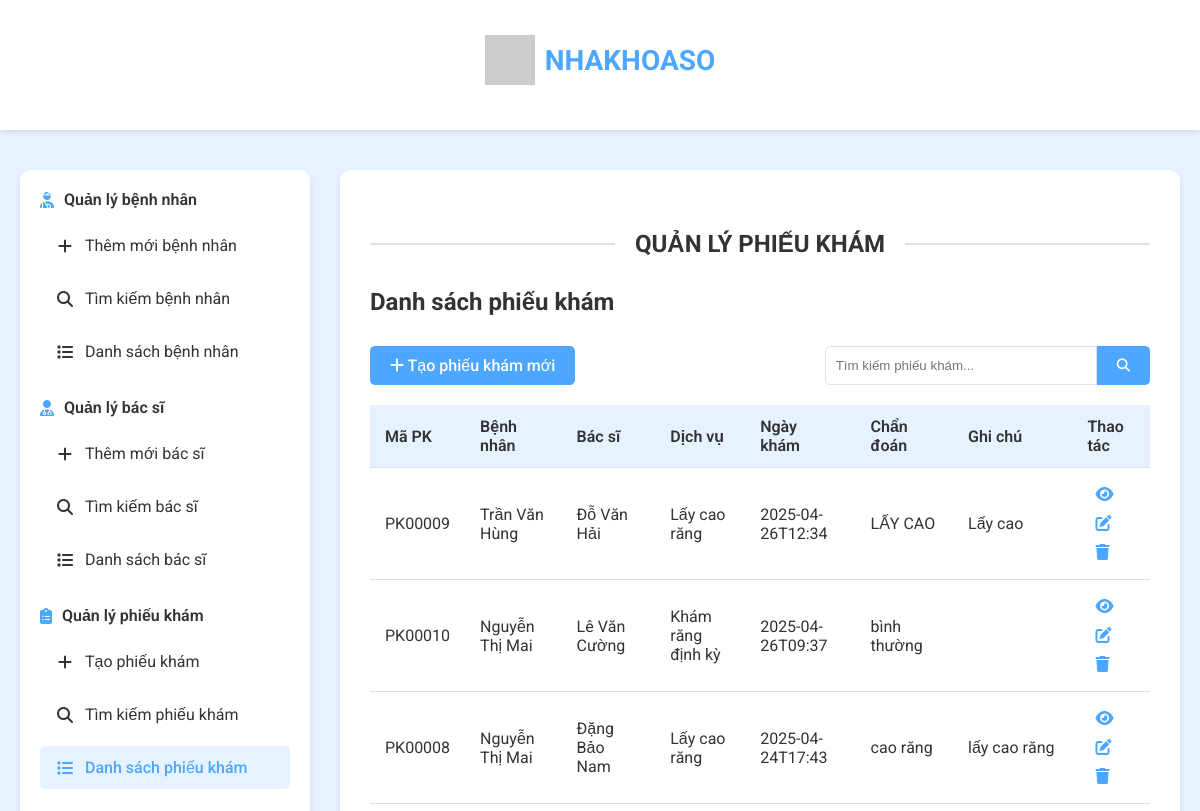
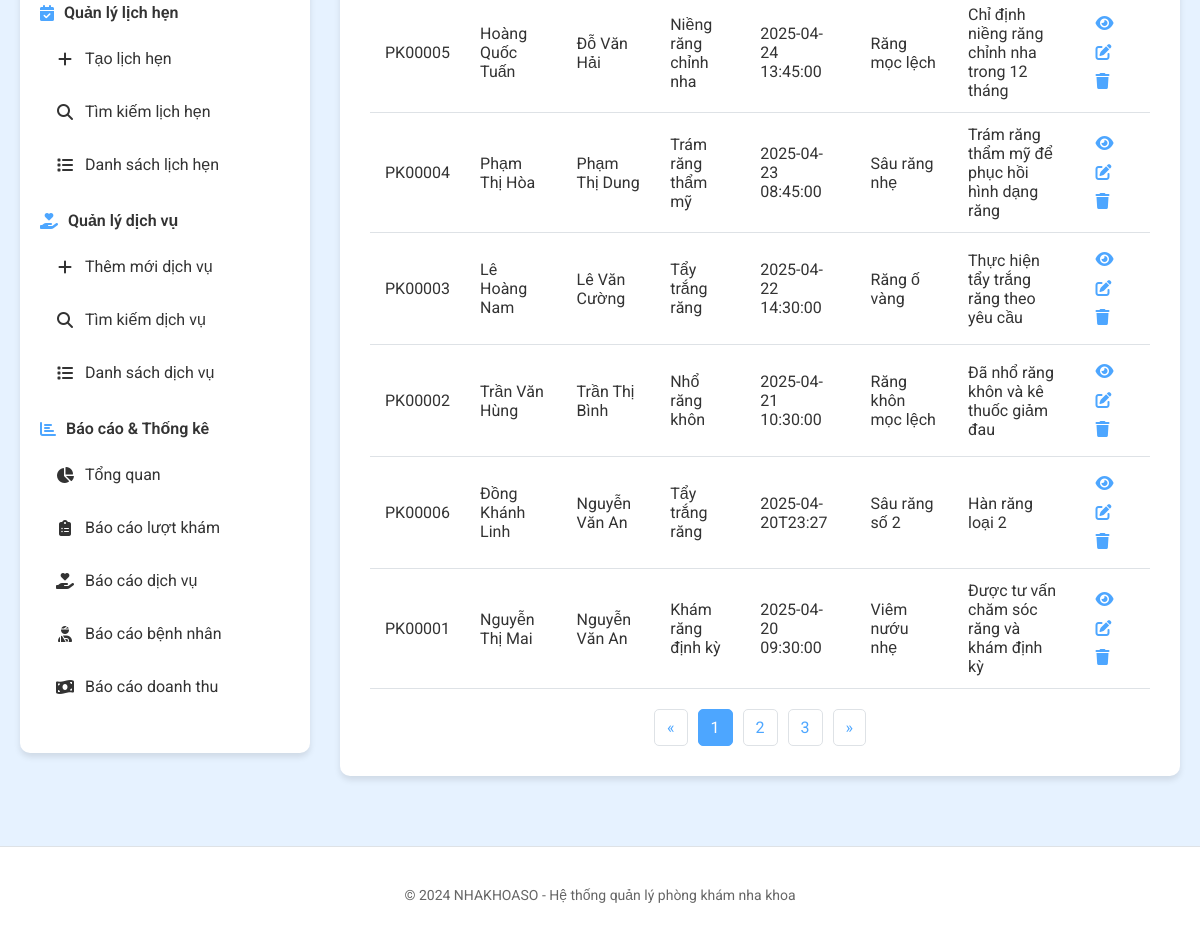
The app's page /phieu-kham with its own data (2 pictures, top to bottom).
### tables this page shows
CREATE TABLE PHIEUKHAM (
    MaPK CHAR(10) NOT NULL PRIMARY KEY, -- Mã phiếu khám
    MaBN CHAR(7) NOT NULL, -- Mã bệnh nhân
    MaBS CHAR(10) NOT NULL, -- Mã bác sĩ
    MaDV CHAR(10) NOT NULL, -- Mã dịch vụ
    NgayKham DATETIME NULL, -- Ngày khám
    ChanDoan VARCHAR(255) NULL, -- Chẩn đoán
    GhiChu VARCHAR(255) NULL, -- Ghi chú
    FOREIGN KEY (MaBN) REFERENCES BENHNHAN(MaBN),
    FOREIGN KEY (MaBS) REFERENCES BACSI(MaBS),
    FOREIGN KEY (MaDV) REFERENCES DICHVU(MaDV)
);

CREATE TABLE BENHNHAN (
    MaBN CHAR(7) NOT NULL PRIMARY KEY, -- Mã bệnh nhân
    HoTen VARCHAR(100) NOT NULL, -- Họ tên bệnh nhân
    NgaySinh DATE NULL, -- Ngày sinh
    GioiTinh CHAR(10) NULL, -- Giới tính
    Sdt CHAR(10) NOT NULL -- Số điện thoại
);

CREATE TABLE BACSI (
    MaBS CHAR(10) NOT NULL PRIMARY KEY, -- Mã bác sĩ
    HoTen VARCHAR(100) NOT NULL, -- Họ tên bác sĩ
    Sdt CHAR(10) NOT NULL -- Số điện thoại
);

CREATE TABLE DICHVU (
    MaDV CHAR(10) NOT NULL PRIMARY KEY, -- Mã dịch vụ
    TenDV VARCHAR(100) NOT NULL, -- Tên dịch vụ
    Gia DECIMAL(18,2) NULL -- Giá
);

### app.py (the view)
@app.route('/phieu-kham')
def phieu_kham_list():
    try:
        phieu_kham_list = get_all_phieu_kham()
        return render_template('phieu_kham.html', phieu_kham_list=phieu_kham_list)
    except Exception as e:
        flash(f'Lỗi khi tải danh sách phiếu khám: {str(e)}', 'error')
        return render_template('phieu_kham.html', phieu_kham_list=[])

### database/db.py (called while the page is built)
def dict_factory(cursor, row):
    d = {}
    for idx, col in enumerate(cursor.description):
        value = row[idx]
        if isinstance(value, str) and len(value) == 10 and value[4] == "-" and value[7] == "-":
            try:
                value = datetime.datetime.strptime(value, "%Y-%m-%d")
            except ValueError:
                pass
        d[col[0]] = value
    return d

def get_connection():
    try:
        if not os.path.exists(DB_PATH):
            raise Exception(f"File cơ sở dữ liệu không tồn tại: {DB_PATH}")
        connection = sqlite3.connect(DB_PATH)
        connection.row_factory = dict_factory
        return connection
    except sqlite3.Error as e:
        error_msg = f"Lỗi khi kết nối đến SQLite: {e}"
        print(error_msg)
        raise Exception(error_msg)
    except Exception as e:
        error_msg = f"Lỗi: {e}"
        print(error_msg)
        raise Exception(error_msg)

def execute_query(query, params=None, fetch=False):
    query = query.replace("%s", "?")
    connection = get_connection()
    result = None
    if not connection:
        raise Exception("Không thể kết nối đến cơ sở dữ liệu")
    try:
        cursor = connection.cursor()
        if params:
            cursor.execute(query, params)
        else:
            cursor.execute(query)
        if fetch:
            result = cursor.fetchall()
        else:
            connection.commit()
            result = cursor.lastrowid
        cursor.close()
    except sqlite3.Error as e:
        error_msg = f"Lỗi khi thực thi truy vấn: {e}"
        print(error_msg)
        raise Exception(error_msg)
    finally:
        connection.close()
    return result

### database/phieu_kham.py (called while the page is built)
def get_all_phieu_kham():
    query = """
    SELECT pk.*, bn.HoTen as TenBenhNhan, bs.HoTen as TenBacSi, dv.TenDV as TenDichVu
    FROM PHIEUKHAM pk
    JOIN BENHNHAN bn ON pk.MaBN = bn.MaBN
    JOIN BACSI bs ON pk.MaBS = bs.MaBS
    JOIN DICHVU dv ON pk.MaDV = dv.MaDV
    ORDER BY pk.NgayKham DESC
    """
    return execute_query(query, fetch=True)

### templates/phieu_kham.html (shortened to what this page needs)
{% extends 'layout.html' %}
{% block content %}
<div class="section-title">
    <h2>QUẢN LÝ PHIẾU KHÁM</h2>
</div>
<div class="content-header">
    <h2>Danh sách phiếu khám</h2>
</div>
<div class="module-actions">
    <a href="{{ url_for('them_moi_phieu_kham') }}" class="btn"><i class="fas fa-plus"></i> Tạo phiếu khám mới</a>
    <div class="search-box">
        <form action="{{ url_for('tim_kiem_phieu_kham') }}" method="POST" style="display: flex;">
            <input type="text" name="tu_khoa" placeholder="Tìm kiếm phiếu khám...">
            <button type="submit" class="btn"><i class="fas fa-search"></i></button>
        </form>
    </div>
</div>
<div class="module-content">
        <table class="data-table">
        <thead>
            <tr>
                <th>Mã PK</th>
                <th>Bệnh nhân</th>
                <th>Bác sĩ</th>
                <th>Dịch vụ</th>
                <th>Ngày khám</th>
                <th>Chẩn đoán</th>
                <th>Ghi chú</th>
                <th>Thao tác</th>
            </tr>
        </thead>
        <tbody>
            {% if phieu_kham_list %}
                {% for pk in phieu_kham_list %}
                    <tr id="phieu-kham-{{ pk.MaPK }}">
                        <td>{{ pk.MaPK }}</td>
                        <td>{{ pk.TenBenhNhan }}</td>
                        <td>{{ pk.TenBacSi }}</td>
                        <td>{{ pk.TenDichVu }}</td>
                        <td>{{ pk.NgayKham }}</td>
                        <td>{{ pk.ChanDoan }}</td>
                        <td>{{ pk.GhiChu }}</td>
                        <td>
                            <a href="{{ url_for('chi_tiet_phieu_kham', ma_pk=pk.MaPK) }}"
                               class="action-btn view-btn"
                               title="Xem chi tiết">
                                <i class="fas fa-eye"></i>
                            </a>
                            <a href="{{ url_for('chinh_sua_phieu_kham', ma_pk=pk.MaPK) }}"
                               class="action-btn edit-btn"
                               title="Chỉnh sửa">
                                <i class="fas fa-edit"></i>
                            </a>
                            <a href="#"
                               class="action-btn delete-btn"
                               title="Xóa"
                               onclick="deletePhieuKham('{{ pk.MaPK }}')">
                                <i class="fas fa-trash"></i>
                            </a>
                        </td>
                    </tr>
                {% endfor %}
            {% endif %}
        </tbody>
    </table>
</div>
<div class="pagination">
    <a href="#" class="page-link">&laquo;</a>
    <a href="#" class="page-link active">1</a>
    <a href="#" class="page-link">2</a>
    <a href="#" class="page-link">3</a>
    <a href="#" class="page-link">&raquo;</a>
</div>
{% endblock %}

### static/style.css (style rules this page uses)
:root { --primary-color: #4da6ff; --secondary-color: #e6f2ff; --text-color: #333; --light-color: #f8f9fa; --border-color: #dee2e6; --hover-color: #3a8ad6; --success-color: #28a745; --danger-color: #dc3545; --warning-color: #ffc107; --info-color: #17a2b8; }
body { font-family: 'Roboto', sans-serif; margin: 0; padding: 0; background-color: var(--secondary-color); color: var(--text-color); }
.section-title { text-align: center; margin: 30px 0; position: relative; display: flex; align-items: center; justify-content: center; }
.section-title h2 { margin: 0; padding: 0 20px; font-size: 24px; font-weight: 700; color: var(--text-color); }
.section-title::before, .section-title::after { content: ""; flex: 1; height: 2px; background-color: var(--border-color); }
.btn { display: inline-block; padding: 10px 20px; background-color: var(--primary-color); color: white; border: none; border-radius: 5px; cursor: pointer; text-decoration: none; font-weight: 500; transition: background-color 0.3s ease; }
.content-header { margin-bottom: 30px; }
.content-header h2 { font-size: 24px; color: var(--text-color); margin: 0 0 10px 0; }
.module-actions { display: flex; justify-content: space-between; margin-bottom: 20px; }
.search-box { display: flex; }
.search-box input { padding: 10px; border: 1px solid var(--border-color); border-radius: 5px 0 0 5px; width: 250px; }
.search-box button { border-radius: 0 5px 5px 0; }
.data-table { width: 100%; border-collapse: collapse; }
.data-table th, .data-table td { padding: 12px 15px; text-align: left; border-bottom: 1px solid var(--border-color); }
.data-table th { background-color: var(--secondary-color); font-weight: 600; }
.action-btn { display: inline-block; padding: 5px; margin: 0 3px; color: var(--primary-color); background: none; border: none; cursor: pointer; }
.pagination { display: flex; justify-content: center; margin-top: 20px; }
.page-link { display: inline-block; padding: 8px 12px; margin: 0 5px; border: 1px solid var(--border-color); border-radius: 5px; color: var(--primary-color); text-decoration: none; }
.page-link.active { background-color: var(--primary-color); color: white; border-color: var(--primary-color); }

### records on screen
PHIEUKHAM: MaPK "PK00009", TenBenhNhan "Trần Văn Hùng", TenBacSi "Đỗ Văn Hải", TenDichVu "Lấy cao răng", NgayKham "2025-04-26T12:34", ChanDoan "LẤY CAO", GhiChu "Lấy cao"
PHIEUKHAM: MaPK "PK00010", TenBenhNhan "Nguyễn Thị Mai", TenBacSi "Lê Văn Cường", TenDichVu "Khám răng định kỳ", NgayKham "2025-04-26T09:37", ChanDoan "bình thường"
PHIEUKHAM: MaPK "PK00008", TenBenhNhan "Nguyễn Thị Mai", TenBacSi "Đặng Bảo Nam", TenDichVu "Lấy cao răng", NgayKham "2025-04-24T17:43", ChanDoan "cao răng", GhiChu "lấy cao răng"
PHIEUKHAM: MaPK "PK00005", TenBenhNhan "Hoàng Quốc Tuấn", TenBacSi "Đỗ Văn Hải", TenDichVu "Niềng răng chỉnh nha", NgayKham "2025-04-24 13:45:00", ChanDoan "Răng mọc lệch", GhiChu "Chỉ định niềng răng chỉnh nha trong 12 tháng"
PHIEUKHAM: MaPK "PK00004", TenBenhNhan "Phạm Thị Hòa", TenBacSi "Phạm Thị Dung", TenDichVu "Trám răng thẩm mỹ", NgayKham "2025-04-23 08:45:00", ChanDoan "Sâu răng nhẹ", GhiChu "Trám răng thẩm mỹ để phục hồi hình dạng răng"
PHIEUKHAM: MaPK "PK00003", TenBenhNhan "Lê Hoàng Nam", TenBacSi "Lê Văn Cường", TenDichVu "Tẩy trắng răng", NgayKham "2025-04-22 14:30:00", ChanDoan "Răng ố vàng", GhiChu "Thực hiện tẩy trắng răng theo yêu cầu"
PHIEUKHAM: MaPK "PK00002", TenBenhNhan "Trần Văn Hùng", TenBacSi "Trần Thị Bình", TenDichVu "Nhổ răng khôn", NgayKham "2025-04-21 10:30:00", ChanDoan "Răng khôn mọc lệch", GhiChu "Đã nhổ răng khôn và kê thuốc giảm đau"
PHIEUKHAM: MaPK "PK00006", TenBenhNhan "Đồng Khánh Linh", TenBacSi "Nguyễn Văn An", TenDichVu "Tẩy trắng răng", NgayKham "2025-04-20T23:27", ChanDoan "Sâu răng số 2", GhiChu "Hàn răng loại 2"
PHIEUKHAM: MaPK "PK00001", TenBenhNhan "Nguyễn Thị Mai", TenBacSi "Nguyễn Văn An", TenDichVu "Khám răng định kỳ", NgayKham "2025-04-20 09:30:00", ChanDoan "Viêm nướu nhẹ", GhiChu "Được tư vấn chăm sóc răng và khám định kỳ"
